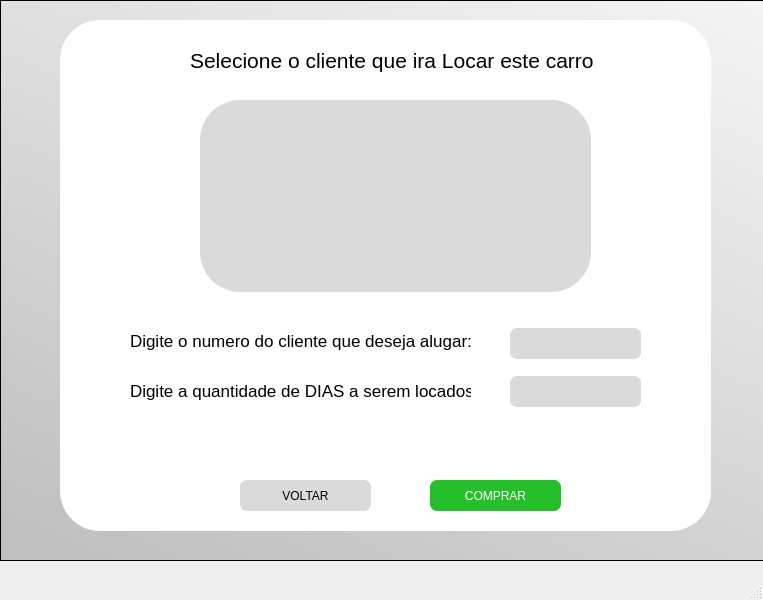
<?xml version="1.0" encoding="UTF-8"?>
<ui version="4.0">
 <class>MainWindow</class>
 <widget class="QMainWindow" name="MainWindow">
  <property name="geometry">
   <rect>
    <x>0</x>
    <y>0</y>
    <width>763</width>
    <height>600</height>
   </rect>
  </property>
  <property name="windowTitle">
   <string>MainWindow</string>
  </property>
  <widget class="QWidget" name="centralwidget">
   <widget class="QFrame" name="frame">
    <property name="geometry">
     <rect>
      <x>0</x>
      <y>0</y>
      <width>1141</width>
      <height>561</height>
     </rect>
    </property>
    <property name="styleSheet">
     <string notr="true">background-color: qlineargradient(spread:pad, x1:0.085, y1:1, x2:1, y2:0, stop:0 rgba(192, 192, 192, 255), stop:1 rgba(255, 255, 255, 255));</string>
    </property>
    <property name="frameShape">
     <enum>QFrame::StyledPanel</enum>
    </property>
    <property name="frameShadow">
     <enum>QFrame::Raised</enum>
    </property>
    <widget class="QFrame" name="frame_3">
     <property name="geometry">
      <rect>
       <x>60</x>
       <y>20</y>
       <width>651</width>
       <height>511</height>
      </rect>
     </property>
     <property name="styleSheet">
      <string notr="true">background-color: rgb(255, 255, 255);
border-radius:40;
</string>
     </property>
     <property name="frameShape">
      <enum>QFrame::StyledPanel</enum>
     </property>
     <property name="frameShadow">
      <enum>QFrame::Raised</enum>
     </property>
     <widget class="QLabel" name="label_2">
      <property name="geometry">
       <rect>
        <x>130</x>
        <y>20</y>
        <width>441</width>
        <height>41</height>
       </rect>
      </property>
      <property name="font">
       <font>
        <pointsize>16</pointsize>
       </font>
      </property>
      <property name="text">
       <string>Selecione o cliente que ira Locar este carro</string>
      </property>
     </widget>
     <widget class="QPushButton" name="comprar_btn_2">
      <property name="geometry">
       <rect>
        <x>370</x>
        <y>460</y>
        <width>131</width>
        <height>31</height>
       </rect>
      </property>
      <property name="cursor">
       <cursorShape>PointingHandCursor</cursorShape>
      </property>
      <property name="styleSheet">
       <string notr="true">background-color: rgb(39, 190, 44);
color: rgb(255, 255, 255);
border-radius:7;
</string>
      </property>
      <property name="text">
       <string>COMPRAR</string>
      </property>
     </widget>
     <widget class="QPushButton" name="voltar_cbtn">
      <property name="geometry">
       <rect>
        <x>180</x>
        <y>460</y>
        <width>131</width>
        <height>31</height>
       </rect>
      </property>
      <property name="cursor">
       <cursorShape>PointingHandCursor</cursorShape>
      </property>
      <property name="styleSheet">
       <string notr="true">background-color: rgb(218, 218, 218);
color: rgb(0, 0, 0);
border-radius:7;
</string>
      </property>
      <property name="text">
       <string>VOLTAR</string>
      </property>
     </widget>
     <widget class="QTableWidget" name="table_cli">
      <property name="geometry">
       <rect>
        <x>140</x>
        <y>80</y>
        <width>391</width>
        <height>192</height>
       </rect>
      </property>
      <property name="styleSheet">
       <string notr="true">background-color: rgb(218, 218, 218);
</string>
      </property>
     </widget>
     <widget class="QLineEdit" name="id_cli">
      <property name="geometry">
       <rect>
        <x>450</x>
        <y>308</y>
        <width>131</width>
        <height>31</height>
       </rect>
      </property>
      <property name="styleSheet">
       <string notr="true">background-color: rgb(218, 218, 218);
color: rgb(0, 0, 0);
border-radius:7;</string>
      </property>
      <property name="text">
       <string/>
      </property>
     </widget>
     <widget class="QLabel" name="label_3">
      <property name="geometry">
       <rect>
        <x>70</x>
        <y>300</y>
        <width>351</width>
        <height>41</height>
       </rect>
      </property>
      <property name="font">
       <font>
        <pointsize>13</pointsize>
       </font>
      </property>
      <property name="text">
       <string>Digite o numero do cliente que deseja alugar:</string>
      </property>
     </widget>
     <widget class="QLabel" name="label_7">
      <property name="geometry">
       <rect>
        <x>70</x>
        <y>350</y>
        <width>341</width>
        <height>41</height>
       </rect>
      </property>
      <property name="font">
       <font>
        <pointsize>13</pointsize>
       </font>
      </property>
      <property name="text">
       <string>Digite a quantidade de DIAS a serem locados:</string>
      </property>
     </widget>
     <widget class="QLineEdit" name="id_cli_3">
      <property name="geometry">
       <rect>
        <x>450</x>
        <y>356</y>
        <width>131</width>
        <height>31</height>
       </rect>
      </property>
      <property name="styleSheet">
       <string notr="true">background-color: rgb(218, 218, 218);
color: rgb(0, 0, 0);
border-radius:7;</string>
      </property>
      <property name="text">
       <string/>
      </property>
     </widget>
    </widget>
   </widget>
  </widget>
  <widget class="QMenuBar" name="menubar">
   <property name="geometry">
    <rect>
     <x>0</x>
     <y>0</y>
     <width>763</width>
     <height>21</height>
    </rect>
   </property>
  </widget>
  <widget class="QStatusBar" name="statusbar"/>
 </widget>
 <resources/>
 <connections/>
</ui>
